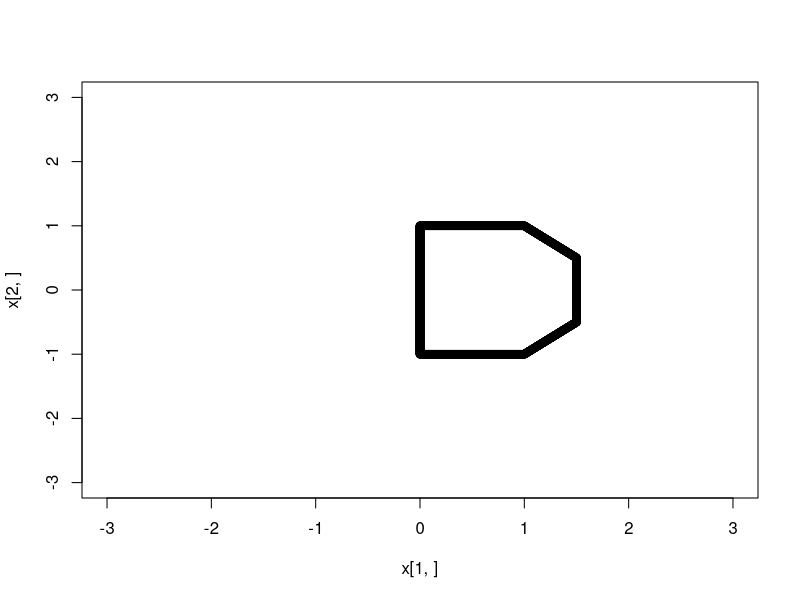
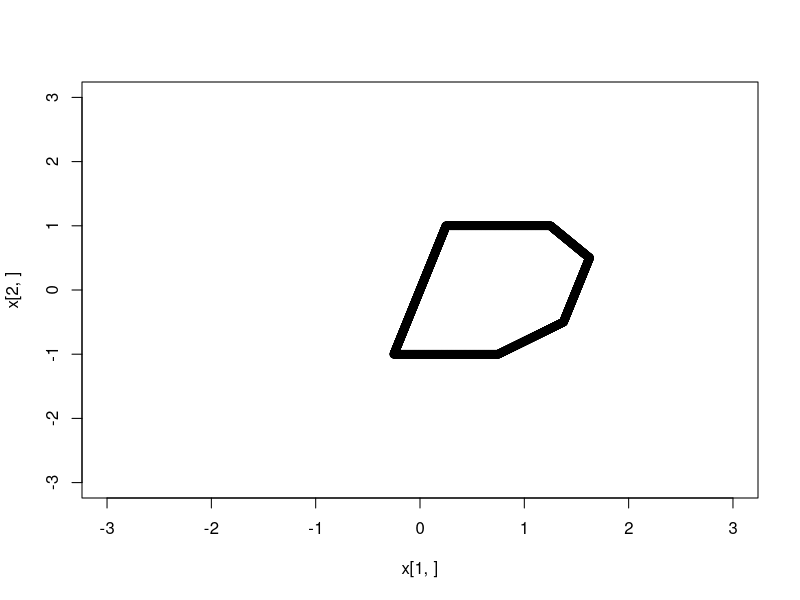
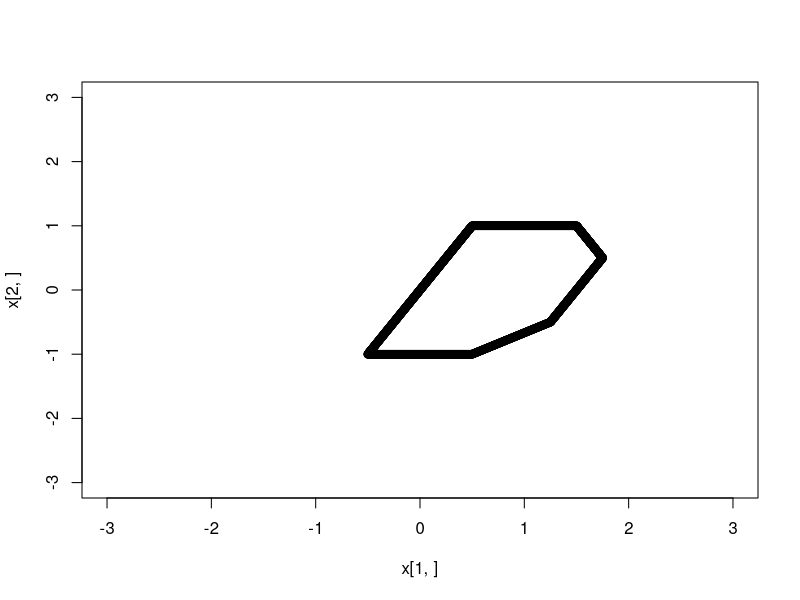
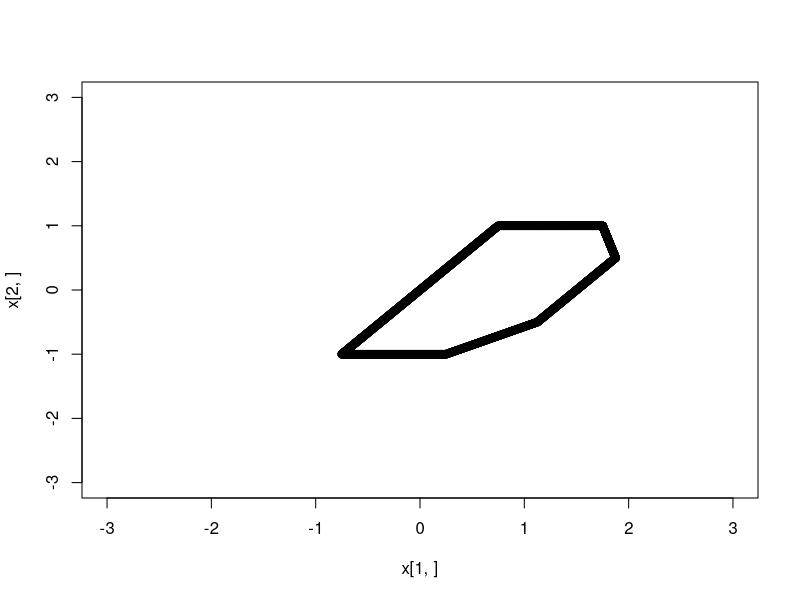
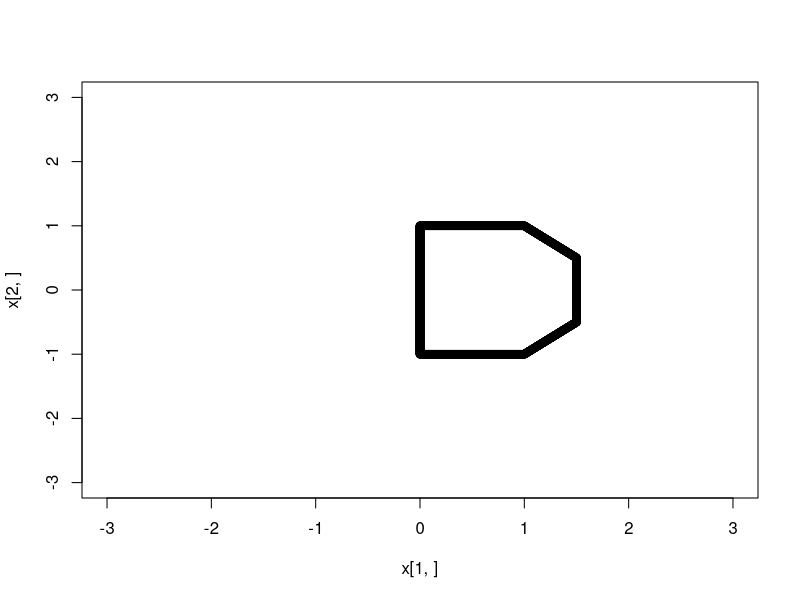
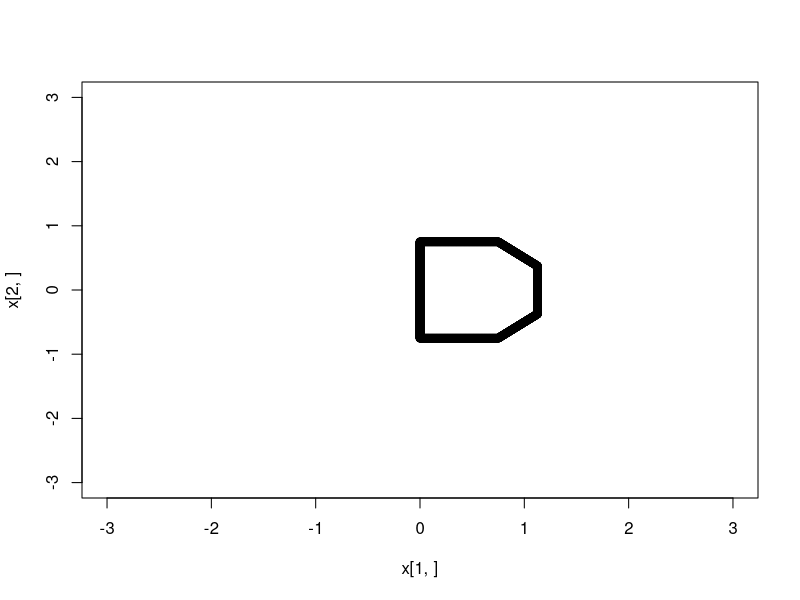
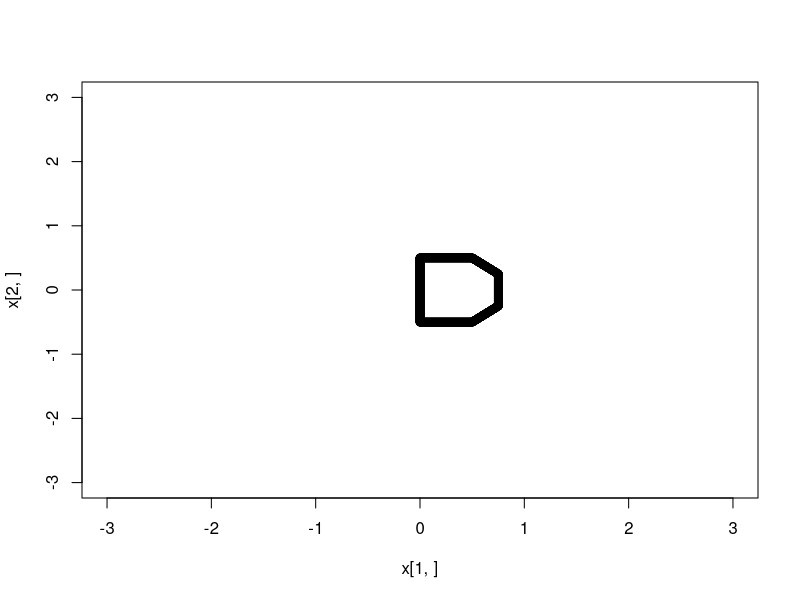
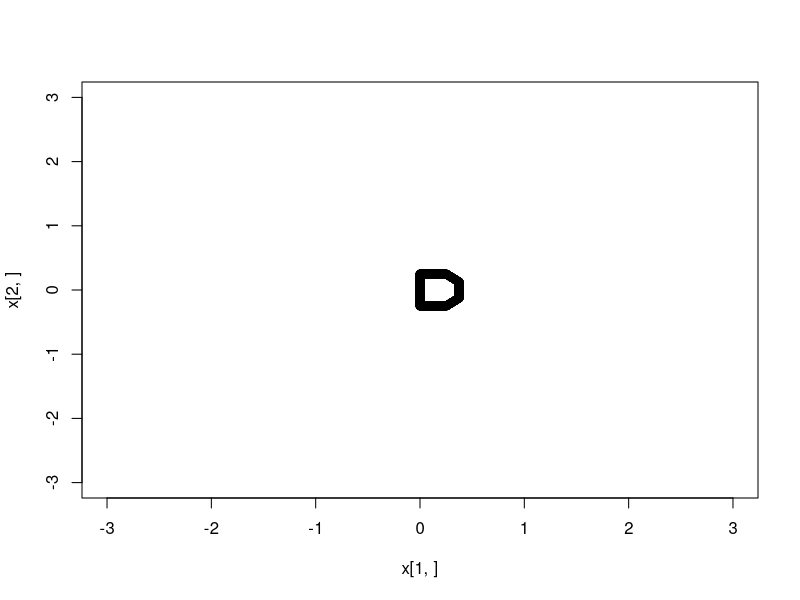

These figures' R source, in order:
## ---- chunk 1
knitr::opts_chunk$set(echo = TRUE)
library(tidyverse)
library(formatR)
## ---- chunk 2
Dx = c(rep(0, 1000), seq(0, 1, length.out = 500), seq(1, 1.5, length.out = 350), rep(1.5, 500), seq(1.5, 1, length.out = 350), seq(1, 0, length.out = 500))

Dy = c(seq(-1, 1, length.out = 1000), rep(1, 500), seq(1, 0.5, length.out = 350), seq(0.5, -0.5, length.out = 500), seq(-0.5, -1, length.out = 350), rep(-1, 500))

Dz = rbind(Dx, Dy)
## ---- chunk 3
Mx = c(rep(0, 1000), seq(0, 1, length.out = 700), seq(1, 2, length.out = 700), rep(2, 1000))

My = c(seq(-1, 1, length.out = 1000), seq(1, 0, length.out = 700), seq(0, 1, length.out = 700), seq(1, -1, length.out = 1000))

Mz = rbind(Mx, My)
## ---- chunk 4
plotter <- function(x) {
  plot(x[2,] ~ x[1,], xlim = c(-3, 3), ylim = c(-3, 3))
}

shear <- function(x, f) {
  #shears x in the positive x direction with shear element f.
  leftMatrix <- matrix(c(1, 0, f, 1), nrow = 2, ncol = 2)
  leftMatrix %*% x
}

scale <- function(x, f) {
  #scales x by the factor f.
  leftMatrix <- matrix(c(f, 0, 0, f), nrow = 2, ncol = 2)
  leftMatrix %*% x
}

rotate <- function(x, theta) {
  #rotates x about (0,0) by theta in radians.
  leftMatrix <- matrix(c(cos(theta), sin(theta), -sin(theta), cos(theta)), nrow = 2, ncol = 2)
  leftMatrix %*% x
}

project <- function(x, slope) {
  #projects x onto the line containing (0, 0) with slope slope.
  leftMatrix <- matrix(c(1/(1 + slope^2), slope/(1 + slope^2), slope/(1 + slope^2), slope^2/(1 + slope^2)), nrow = 2, ncol = 2)
  leftMatrix %*% x
}
## ---- chunk 5
for (i in c(0, 0.25, 0.5, 0.75)) {
  shear(Dz, i) %>%
    plotter()
}

for (i in c(1, 0.75, 0.5, 0.25)) {
  scale(Dz, i) %>%
  plotter()
}

for (i in c(0, pi/4, pi/2, 3*pi/4)) {
  rotate(Dz, i) %>%
    plotter()
}

for (i in c(-1, 0, 1, 2)) {
  project(Dz, i) %>%
    plotter()
}
## ---- chunk 6
for (i in c(0, 0.25, 0.5, 0.75)) {
  shear(Mz, i) %>%
    plotter()
}

for (i in c(1, 0.75, 0.5, 0.25)) {
  scale(Mz, i) %>%
    plotter()
}

for (i in c(0, pi/4, pi/2, 3*pi/4)) {
  rotate(Mz, i) %>%
    plotter()
}

for (i in c(-1, 0, 1, 2)) {
  project(Mz, i) %>%
    plotter()
}
